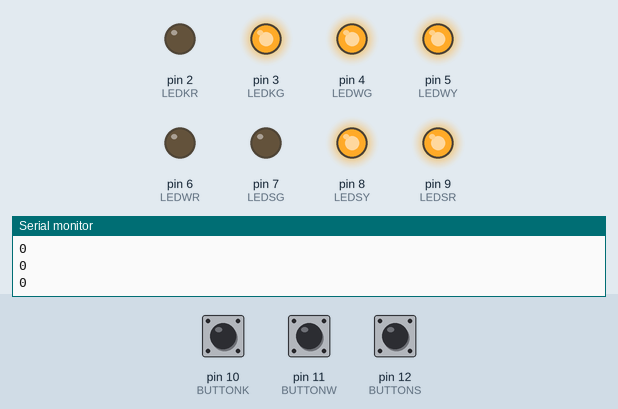
This sketch was run on a simulated Arduino Uno, built with avr-gcc and run on an emulated ATmega328P. Parts: output pins drawn as LEDs (lit = HIGH), the last lines printed to the serial monitor. Dashed ring = blinking. The test bench sets the inputs (shaded band); at power-on: pin 10 (BUTTONK) LOW, pin 11 (BUTTONW) LOW, pin 12 (BUTTONS) LOW.

Above: at 3.8 s.
3.9 s: pin 10 (BUTTONK) pulled HIGH for 1.3 s
At 5.6 s:
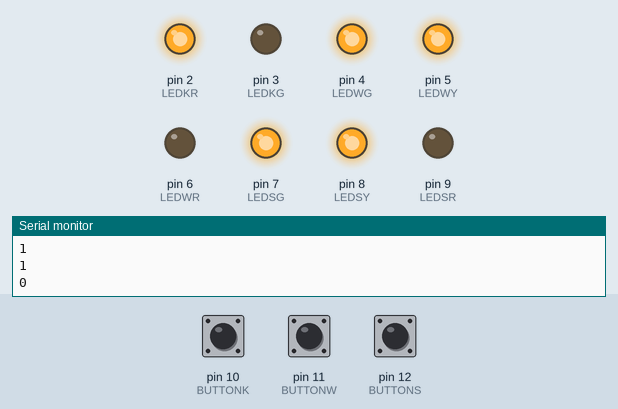
6.7 s: pin 11 (BUTTONW) pulled HIGH for 1.3 s
At 10.2 s:
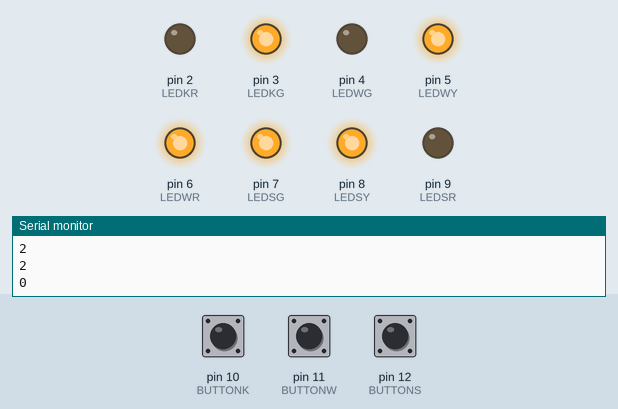
10.5 s: pin 12 (BUTTONS) pulled HIGH for 1.3 s
At 11.4 s:
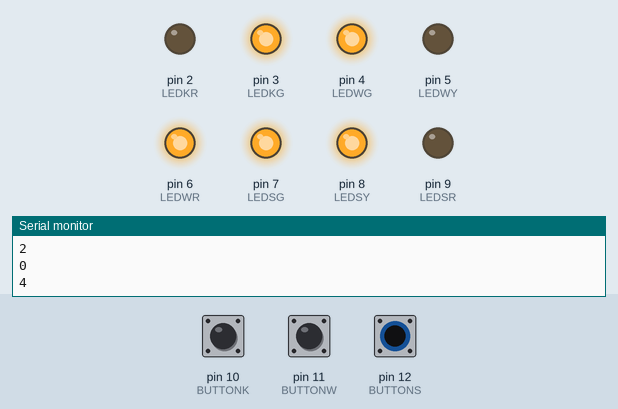
13.3 s: pin 10 (BUTTONK) pulled HIGH for 3.2 s
At 13.9 s:
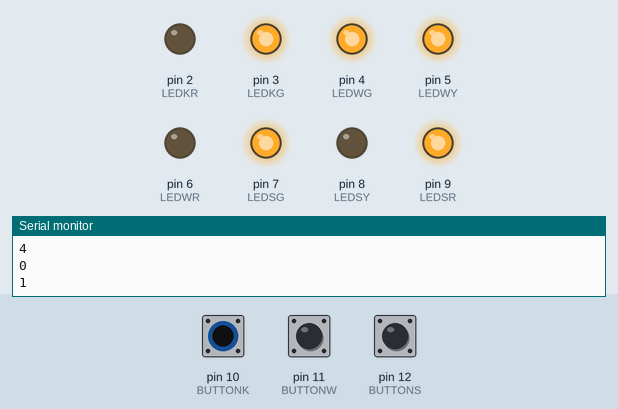
18.0 s: pin 11 (BUTTONW) pulled HIGH for 3.2 s
At 18.12 s:
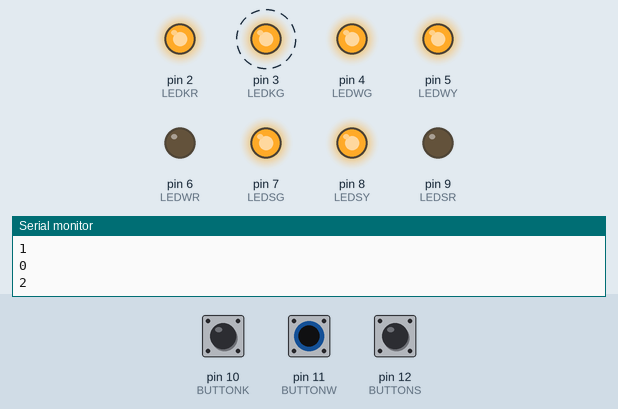
Timing chart, 0 to 21.0 s (numbered marks = the images above; inputs shaded):
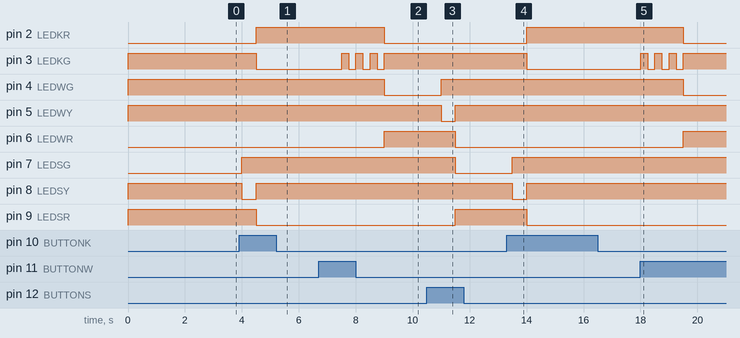

The sketch:

04_0074_0530.ino
```cpp
#define LEDSG 7
#define LEDSY 8
#define LEDSR 9
#define BUTTONS 12

#define LEDWG 4
#define LEDWY 5
#define LEDWR 6
#define BUTTONW 11

#define LEDKG 3
#define LEDKR 2
#define BUTTONK 10

#define goS 0
#define waitS 1
#define goW 2
#define waitW 3
#define goK 4
#define blackKF 5
#define greenKF 6
#define blackKS 7
#define greenKS 8
#define blackKT 9
#define greenKT 10


#define greenTime 1000
#define yellowTime 500
#define blinkTime 250

int lights[8] = {LEDSG, LEDSY, LEDSR, LEDWG, LEDWY, LEDWR, LEDKG, LEDKR};
int state = 0, isBitSet;
int inp1, inp2, inp3, temp, lastTemp=0;

struct State
{
    unsigned long ST_Out;
    unsigned long Time;
    unsigned long Next[10];
};
typedef const struct State SType;
SType FSM[11] = {
    {B01011110, greenTime, {goS, waitS, waitS, waitS, goS, waitS, waitS, waitS}},
    {B01011101, yellowTime, {goW, goK, goW, goW, goW, goK, goW, goW}},
    {B01110011, greenTime, {goW, waitW, goW, waitW, waitW, waitW, waitW, waitW, waitW}},
    {B01101011, yellowTime, {goK, goK, goK, goK, goS, goK, goS, goK}},
    {B10011011, greenTime, {goK, goK, blackKF, blackKF, blackKF, blackKF, blackKF, blackKF}},
    {B11011011, blinkTime, {greenKF, greenKF, greenKF, greenKF, greenKF, greenKF, greenKF, greenKF}},
    {B10011011, blinkTime, {blackKS, blackKS, blackKS, blackKS, blackKS, blackKS, blackKS, blackKS}},
    {B11011011, blinkTime, {greenKS, greenKS, greenKS, greenKS, greenKS, greenKS, greenKS, greenKS}},
    {B10011011, blinkTime, {blackKT, blackKT, blackKT, blackKT, blackKT, blackKT, blackKT, blackKT}},
    {B11011011, blinkTime, {greenKT, greenKT, greenKT, greenKT, greenKT, greenKT, greenKT, greenKT}},
    {B10011011, blinkTime, {goS, goS, goW, goW, goS, goS, goS, goS}}
};

void setup()
{
    Serial.begin(9600);
    pinMode(LEDSG, OUTPUT);
    pinMode(LEDSY, OUTPUT);
    pinMode(LEDSR, OUTPUT);
    pinMode(LEDWG, OUTPUT);
    pinMode(LEDWY, OUTPUT);
    pinMode(LEDWR, OUTPUT);
    pinMode(LEDKG, OUTPUT);
    pinMode(LEDKR, OUTPUT);
    pinMode(BUTTONS, INPUT);
    pinMode(BUTTONW, INPUT);
    pinMode(BUTTONK, INPUT);
}

void loop()
{
    for (int i = 0; i < 8; i++)
    {
        isBitSet = bitRead(FSM[state].ST_Out, i);
        digitalWrite(lights[i], isBitSet);
    }
    delay(FSM[state].Time);
    inp1 = digitalRead(BUTTONS);
    inp2 = digitalRead(BUTTONW);
    inp3 = digitalRead(BUTTONK);
    temp = inp1*4 + inp2*2 + inp3;
    if (state == 1 || state == 3 || state >= 5){
      if (lastTemp != 0){
         temp = lastTemp;
      }
    }

    if (temp != 0){
      lastTemp = temp;
    }

    Serial.println(temp);
    state = FSM[state].Next[temp];
}
```

Measured:
- after the input at 3.9 s, pin 2 (LEDKR): LOW → HIGH after 0.60 s; pin 3 (LEDKG), pin 9 (LEDSR): HIGH → LOW after 0.60 s; pin 7 (LEDSG): LOW → HIGH after 0.10 s; pin 8 (LEDSY): HIGH → LOW after 0.10 s, → HIGH 0.50 s later
- after the input at 6.7 s, pin 2 (LEDKR), pin 4 (LEDWG): HIGH → LOW after 2.3 s; pin 3 (LEDKG): alternates HIGH for 0.25 s and LOW for 0.25 s, 7 changes in all, then stays HIGH, starting after 0.80 s; pin 6 (LEDWR): LOW → HIGH after 2.3 s
- after the input at 10.5 s, pin 4 (LEDWG): LOW → HIGH after 0.50 s; pin 5 (LEDWY): HIGH → LOW after 0.50 s, → HIGH 0.50 s later; pin 6 (LEDWR), pin 7 (LEDSG): HIGH → LOW after 1.0 s; pin 9 (LEDSR): LOW → HIGH after 1.0 s
- after the input at 13.3 s, pin 2 (LEDKR): LOW → HIGH after 0.70 s; pin 3 (LEDKG), pin 9 (LEDSR): HIGH → LOW after 0.70 s; pin 7 (LEDSG): LOW → HIGH after 0.20 s; pin 8 (LEDSY): HIGH → LOW after 0.20 s, → HIGH 0.50 s later
- after the input at 18.0 s, pin 2 (LEDKR), pin 4 (LEDWG): HIGH → LOW after 1.5 s; pin 3 (LEDKG): alternates HIGH for 0.25 s and LOW for 0.25 s, 7 changes in all, then stays HIGH, starting at once; pin 6 (LEDWR): LOW → HIGH after 1.5 s
